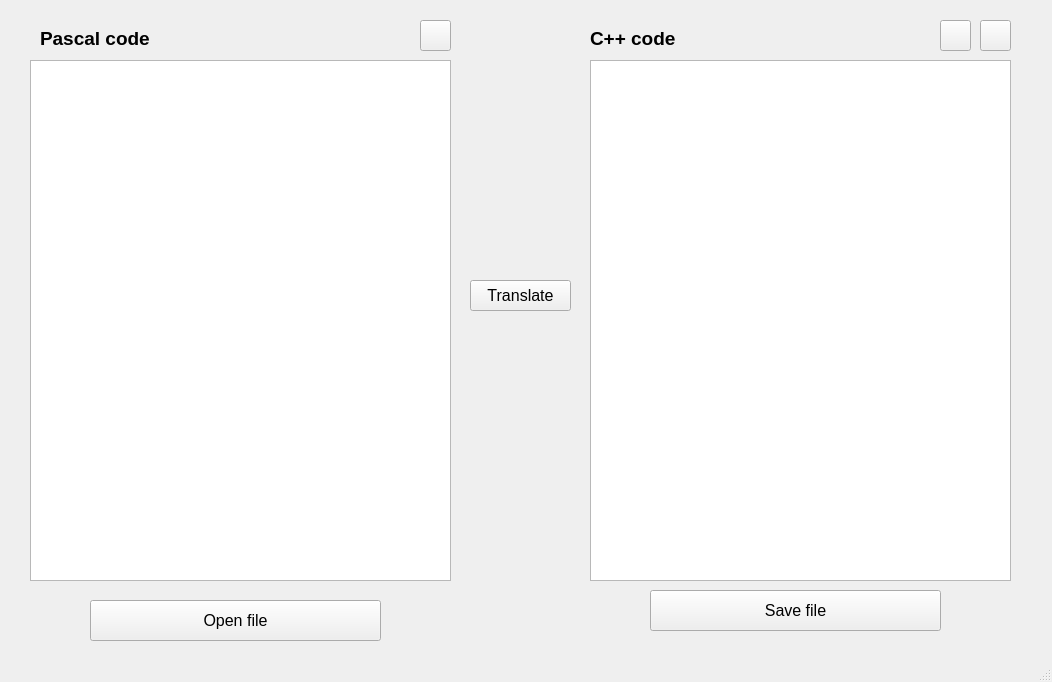
<?xml version="1.0" encoding="UTF-8"?>
<ui version="4.0">
 <class>MainWindow</class>
 <widget class="QMainWindow" name="MainWindow">
  <property name="geometry">
   <rect>
    <x>0</x>
    <y>0</y>
    <width>1052</width>
    <height>682</height>
   </rect>
  </property>
  <property name="windowTitle">
   <string>MainWindow</string>
  </property>
  <widget class="QWidget" name="centralwidget">
   <widget class="QPlainTextEdit" name="pas_code">
    <property name="geometry">
     <rect>
      <x>30</x>
      <y>60</y>
      <width>421</width>
      <height>521</height>
     </rect>
    </property>
    <property name="font">
     <font>
      <pointsize>12</pointsize>
     </font>
    </property>
   </widget>
   <widget class="QPlainTextEdit" name="cpp_code">
    <property name="geometry">
     <rect>
      <x>590</x>
      <y>60</y>
      <width>421</width>
      <height>521</height>
     </rect>
    </property>
    <property name="font">
     <font>
      <pointsize>12</pointsize>
     </font>
    </property>
   </widget>
   <widget class="QLabel" name="label">
    <property name="geometry">
     <rect>
      <x>40</x>
      <y>30</y>
      <width>181</width>
      <height>16</height>
     </rect>
    </property>
    <property name="font">
     <font>
      <family>MS Shell Dlg 2</family>
      <pointsize>14</pointsize>
      <weight>75</weight>
      <bold>true</bold>
      <strikeout>false</strikeout>
      <kerning>true</kerning>
     </font>
    </property>
    <property name="text">
     <string>Pascal code</string>
    </property>
   </widget>
   <widget class="QLabel" name="label_2">
    <property name="geometry">
     <rect>
      <x>590</x>
      <y>30</y>
      <width>171</width>
      <height>16</height>
     </rect>
    </property>
    <property name="font">
     <font>
      <pointsize>14</pointsize>
      <weight>75</weight>
      <bold>true</bold>
     </font>
    </property>
    <property name="text">
     <string>C++ code</string>
    </property>
   </widget>
   <widget class="QPushButton" name="translate_button">
    <property name="geometry">
     <rect>
      <x>470</x>
      <y>280</y>
      <width>101</width>
      <height>31</height>
     </rect>
    </property>
    <property name="font">
     <font>
      <pointsize>12</pointsize>
     </font>
    </property>
    <property name="text">
     <string>Translate</string>
    </property>
   </widget>
   <widget class="QPushButton" name="open_button">
    <property name="geometry">
     <rect>
      <x>90</x>
      <y>600</y>
      <width>291</width>
      <height>41</height>
     </rect>
    </property>
    <property name="font">
     <font>
      <pointsize>12</pointsize>
     </font>
    </property>
    <property name="text">
     <string>Open file</string>
    </property>
   </widget>
   <widget class="QPushButton" name="save_button">
    <property name="geometry">
     <rect>
      <x>650</x>
      <y>590</y>
      <width>291</width>
      <height>41</height>
     </rect>
    </property>
    <property name="font">
     <font>
      <pointsize>12</pointsize>
     </font>
    </property>
    <property name="text">
     <string>Save file</string>
    </property>
   </widget>
   <widget class="QPushButton" name="pas_clear">
    <property name="geometry">
     <rect>
      <x>420</x>
      <y>20</y>
      <width>31</width>
      <height>31</height>
     </rect>
    </property>
    <property name="text">
     <string/>
    </property>
    <property name="icon">
     <iconset>
      <normaloff>1214428.png</normaloff>1214428.png</iconset>
    </property>
    <property name="iconSize">
     <size>
      <width>20</width>
      <height>20</height>
     </size>
    </property>
   </widget>
   <widget class="QPushButton" name="cpp_clear">
    <property name="geometry">
     <rect>
      <x>980</x>
      <y>20</y>
      <width>31</width>
      <height>31</height>
     </rect>
    </property>
    <property name="text">
     <string/>
    </property>
    <property name="icon">
     <iconset>
      <normaloff>1214428.png</normaloff>1214428.png</iconset>
    </property>
    <property name="iconSize">
     <size>
      <width>20</width>
      <height>20</height>
     </size>
    </property>
   </widget>
   <widget class="QPushButton" name="tree_button">
    <property name="geometry">
     <rect>
      <x>940</x>
      <y>20</y>
      <width>31</width>
      <height>31</height>
     </rect>
    </property>
    <property name="font">
     <font>
      <pointsize>10</pointsize>
      <underline>true</underline>
     </font>
    </property>
    <property name="text">
     <string/>
    </property>
    <property name="icon">
     <iconset>
      <normaloff>4292775.png</normaloff>4292775.png</iconset>
    </property>
    <property name="iconSize">
     <size>
      <width>24</width>
      <height>24</height>
     </size>
    </property>
   </widget>
  </widget>
  <widget class="QMenuBar" name="menubar">
   <property name="geometry">
    <rect>
     <x>0</x>
     <y>0</y>
     <width>1052</width>
     <height>18</height>
    </rect>
   </property>
  </widget>
  <widget class="QStatusBar" name="statusbar"/>
  <action name="actionOpen_file">
   <property name="text">
    <string>Open file</string>
   </property>
  </action>
 </widget>
 <resources/>
 <connections/>
</ui>
